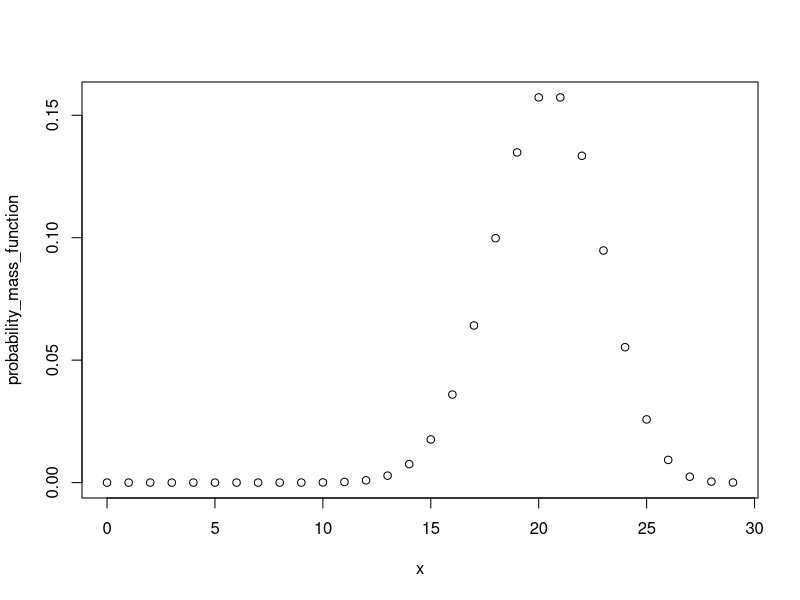
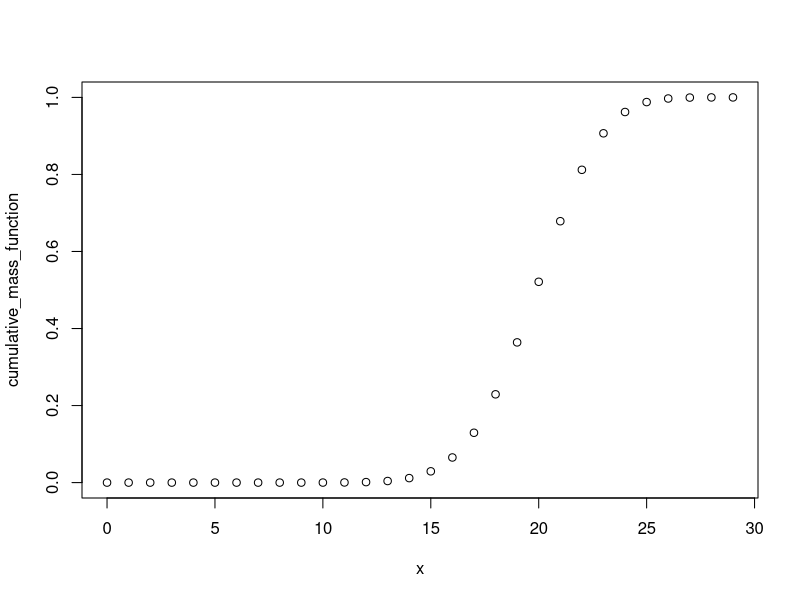
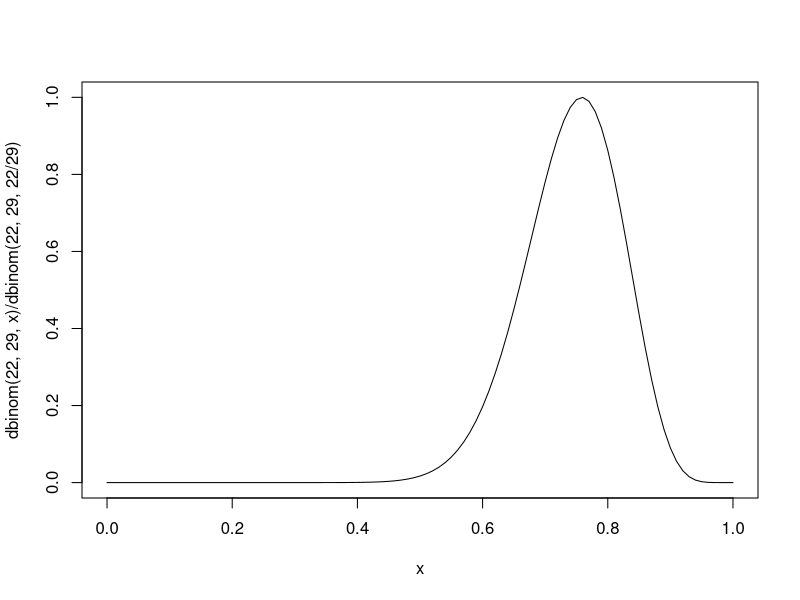
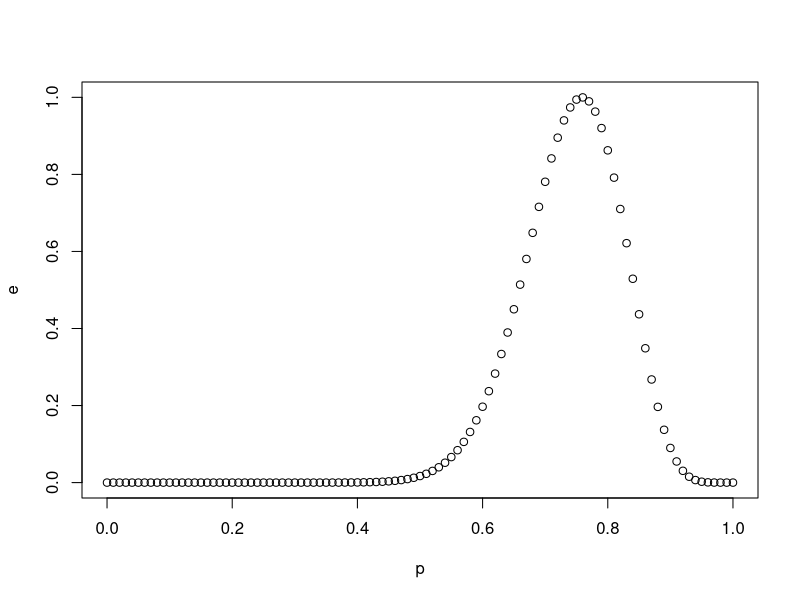
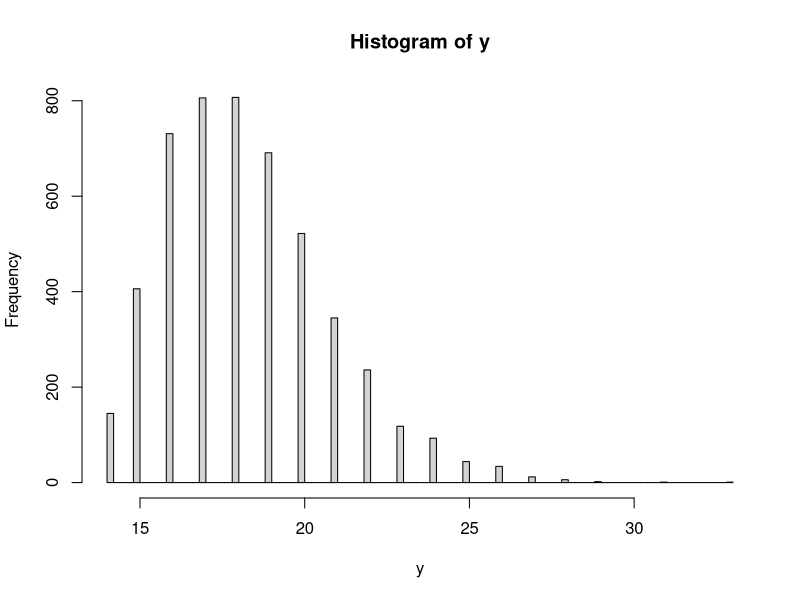
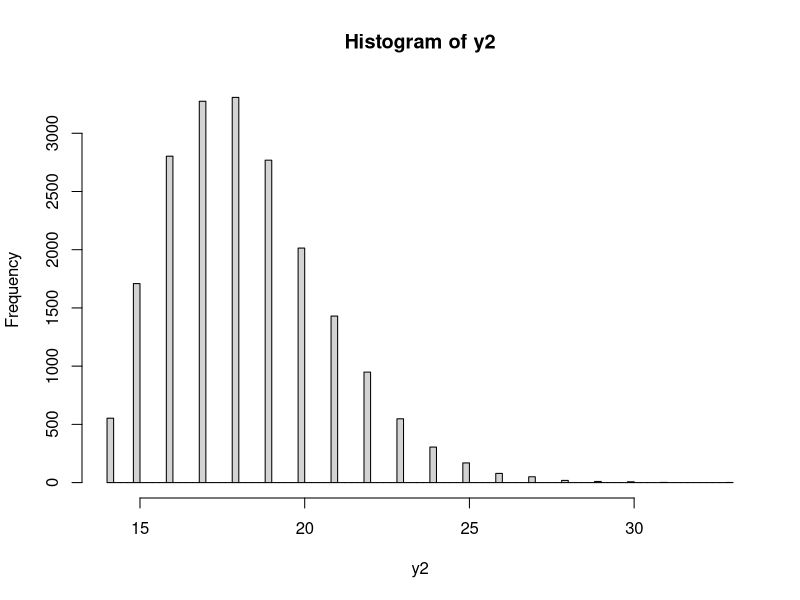

Source code (R) for these figures, in order:
## ---- chunk 1
pbinom(3, 29, .3)
## ---- chunk 2

# Probability Mass Function: 
x <- seq(0, 29, 1)
probability_mass_function <- dbinom(x, 29, .7)

plot(x, probability_mass_function)


# Cumulative Mass Function: 
x <- seq(0, 29, 1)
cumulative_mass_function <- pbinom(x, 29, .7)

plot(x, cumulative_mass_function)

## ---- chunk 3


# in this case, x is known and p is unknown
# mathematical: likley hood function for binomial random variable: L(p) = dbinom(x=22, N=29), p) domain for p is (0:1)
# normalize likleyhood for max is always greater than 1: L(p) = dbinom(x=22, N=29), p)/C
# calculate an interval that determines uncertianty

curve(dbinom(22, 29, x)/dbinom(22,29, 22/29), 0, 1)

# another method: 

p <- seq(0,1,by=0.01)
e <- dbinom(22, 29, p)/dbinom(22, 29, 22/29)

plot(p,e)
  
## ---- chunk 4

# Simulation: 

y <- replicate(5000, {
x <- rbinom(100, 1 , 0.7) 
which(cumsum(x) == 10)[1] + 4
})
# visualize distribution 
hist(y, breaks=100)
table(y) |> proportions()
# add up all the times they retire before 20 years and average: 
mean(y<=20)

# negative binom: use number of failures by kth success
# (number of times, stopping rule, probability of success) 
rnbinom(20000, 10, 0.7) 
# total number of students is z+ 10 and will graduate in 4 years: below gives year of retirment 
y2 <- rnbinom(20000, 10, 0.7) + 10 + 4
hist(y2, breaks=100)

# mathamatical: 
# P(x<= 20) = p(z+10+4 <= 20) = P(z<=6) 
# use pnbinom to get cumulative left hand probability:
pnbinom(6, 10, 0.7)
## ---- chunk 5
# P(3rd price <= 25) = P(F+3 <= 25) = P(F <= 22)
pnbinom(22, 3, .1)

